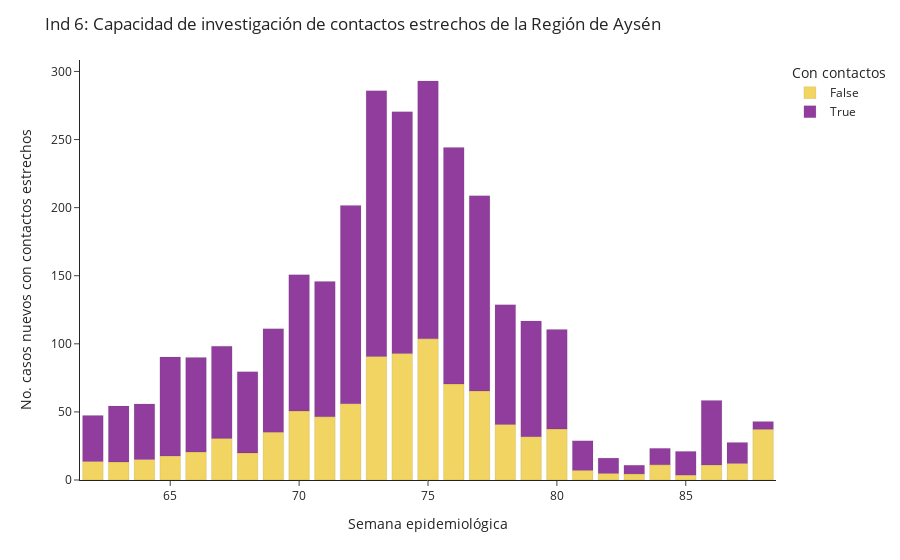

Write notebook code for a chart like this one.
### Code cell
# Crea gráfico de etapa_clinica regional por semana epidemiologica

px.bar(df_seguimiento_ind6_clean.groupby(['fecha_cumple_requisitos', 'is_index_or_contact']).count()[['n_folio']].reset_index().merge(
    data_aysen_clean_21[['fecha_notificacion','semana_epidemiologica_21']], 
                   left_on='fecha_cumple_requisitos',
                   right_on='fecha_notificacion',
                   how='left').groupby(['semana_epidemiologica_21','is_index_or_contact']).mean().reset_index(),
        x= 'semana_epidemiologica_21',
        y= 'n_folio',
        color= 'is_index_or_contact',
        color_discrete_map={
            True: '#750D86',
            False: '#EECA3B',#rgb(222,203,228)#C075A6
          },
        labels={'is_index_or_contact':'Con contactos'}, 
       ).update_layout(title= 'Ind 6: Capacidad de investigación de contactos estrechos de la Región de Aysén',
                    yaxis_title='No. casos nuevos con contactos estrechos',
                    xaxis_title='Semana epidemiológica',
                    template='simple_white',    ).update_traces(marker_line_color='rgb(0,0,0)',
                                      marker_line_width=0.1, 
                                      opacity=0.8
                                     )                     
                    #xaxis=dict(tickmode = 'array',
                     #             tickvals = list(range(12,88,3)),
                      #            ticktext = list(list(range(12,54,3))+list(range(1,88,3))),
                      #           ),
               #     ).add_vline(x=53.5, line_width=3, line_dash='dash', line_color='gray'
                #               ).add_vrect(x0='50', x1='50', 
                 #                          annotation_text='2020', 
                  #                         annotation_position='top right',
                   #                        annotation=dict(font_size=18, 
                    #                                       font_family="'Open Sans', verdana, arial, sans-serif"),
                     #                                      opacity=0, 
                      #                                     line_width=0
                       #                   ).add_vrect(x0='84', x1='86', 
                        #                   annotation_text='2021', 
                         #                  annotation_position='top right',
                          #                 annotation=dict(font_size=18, 
                           #                                font_family="'Open Sans', verdana, arial, sans-serif"),
                            #                               opacity=0, 
                             #                              line_width=0)

### Figure 1 — Plotly figure (JSON) as saved in the notebook; plotly's stock layout.template omitted (floating-point values rounded to 4 significant figures)
{"data": [{"alignmentgroup": "True", "hovertemplate": "Con contactos=False<br>semana_epidemiologica_21=%{x}<br>n_folio=%{y}<extra></extra>", "legendgroup": "False", "marker": {"color": "#EECA3B", "line": {"color": "rgb(0,0,0)", "width": 0.1}}, "name": "False", "offsetgroup": "False", "opacity": 0.8, "orientation": "v", "showlegend": true, "textposition": "auto", "type": "bar", "x": [62, 63, 64, 65, 66, 67, 68, 69, 70, 71, 72, 73, 74, 75, 76, 77, 78, 79, 80, 81, 82, 83, 84, 85, 86, 87, 88], "xaxis": "x", "y": [13.56, 13.3, 15.01, 17.54, 20.58, 30.55, 19.91, 35.13, 50.67, 46.45, 56.04, 90.67, 92.85, 103.7, 70.51, 65.4, 40.72, 31.85, 37.41, 7.071, 4.802, 4.451, 11.17, 3.583, 10.94, 12.16, 37.22], "yaxis": "y"}, {"alignmentgroup": "True", "hovertemplate": "Con contactos=True<br>semana_epidemiologica_21=%{x}<br>n_folio=%{y}<extra></extra>", "legendgroup": "True", "marker": {"color": "#750D86", "line": {"color": "rgb(0,0,0)", "width": 0.1}}, "name": "True", "offsetgroup": "True", "opacity": 0.8, "orientation": "v", "showlegend": true, "textposition": "auto", "type": "bar", "x": [62, 63, 64, 65, 66, 67, 68, 69, 70, 71, 72, 73, 74, 75, 76, 77, 78, 79, 80, 81, 82, 83, 84, 85, 86, 87, 88], "xaxis": "x", "y": [33.74, 41.01, 40.86, 72.74, 69.45, 67.76, 59.61, 75.89, 100.1, 99.31, 145.6, 195.1, 177.7, 189.3, 173.6, 143.4, 87.97, 84.88, 73.18, 21.71, 11.28, 6.388, 12.07, 17.4, 47.42, 15.37, 5.699], "yaxis": "y"}], "layout": {"barmode": "relative", "legend": {"title": {"text": "Con contactos"}, "tracegroupgap": 0}, "margin": {"t": 60}, "title": {"text": "Ind 6: Capacidad de investigación de contactos estrechos de la Región de Aysén"}, "xaxis": {"anchor": "y", "domain": [0, 1], "title": {"text": "Semana epidemiológica"}}, "yaxis": {"anchor": "x", "domain": [0, 1], "title": {"text": "No. casos nuevos con contactos estrechos"}}}}
